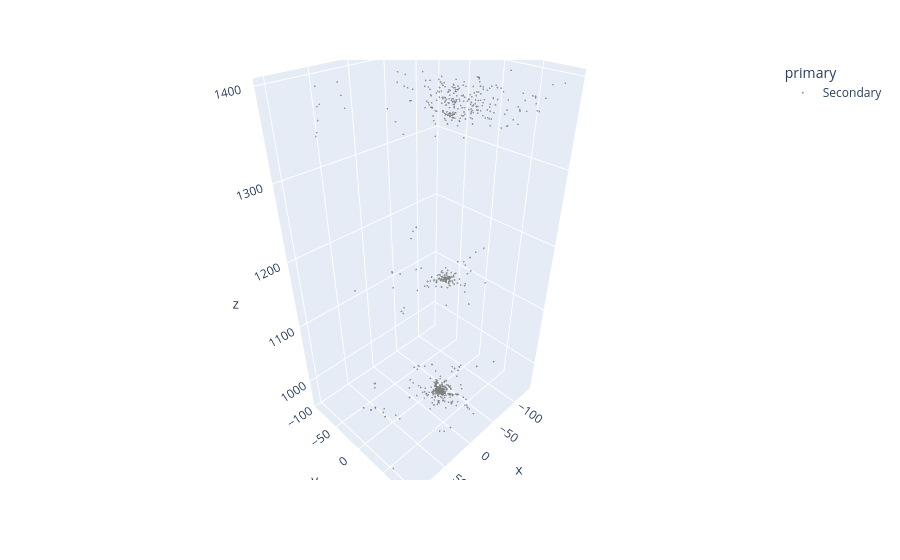

Source (notebook cell):
### Code cell
import plotly.express as px

fig = px.scatter_3d(
    long_df,
    x="x",
    y="y",
    z="z",
    color="primary",
    color_discrete_map={
        "Primary": "orange",
        "Secondary": "gray"
    },
    opacity=0.8,
    hover_name="name"

)

fig.update_traces(marker=dict(size=1))
fig.show()

### Figure 1 — Plotly figure (JSON) as saved in the notebook; plotly's stock layout.template omitted (floating-point values rounded to 4 significant figures; data arrays with more than 128 entries replaced by an {"elided": "..."} marker saying what was removed)
{"data": [{"hovertemplate": "<b>%{hovertext}</b><br><br>primary=Secondary<br>x=%{x}<br>y=%{y}<br>z=%{z}<extra></extra>", "hovertext": {"elided": "967 str values"}, "legendgroup": "Secondary", "marker": {"color": "gray", "opacity": 0.8, "size": 1, "symbol": "circle"}, "mode": "markers", "name": "Secondary", "scene": "scene", "showlegend": true, "type": "scatter3d", "x": {"elided": "967 float values"}, "y": {"elided": "967 float values"}, "z": {"elided": "967 float values"}}], "layout": {"legend": {"title": {"text": "primary"}, "tracegroupgap": 0}, "margin": {"t": 60}, "scene": {"domain": {"x": [0, 1], "y": [0, 1]}, "xaxis": {"title": {"text": "x"}}, "yaxis": {"title": {"text": "y"}}, "zaxis": {"title": {"text": "z"}}}}}
